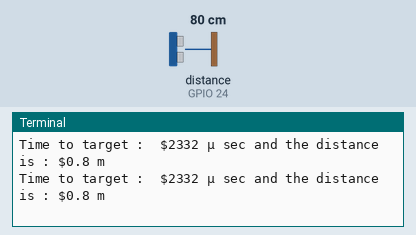
The program below on a simulated Raspberry Pi (BCM pin numbers). On the bench: the last lines printed to the terminal. Inputs (shaded band) come from the test bench; at power-on: distance to the obstacle (sensor on GPIO 24) 80 cm. The echo pulse lasts 58.3 µs per cm; the clock reads 2024-03-15 10:24:30 at power-on unless the program sets it.

Above: at 1.2 s.
1.3 s: distance to the obstacle (sensor on GPIO 24) set to 2 cm
At 2.6 s:
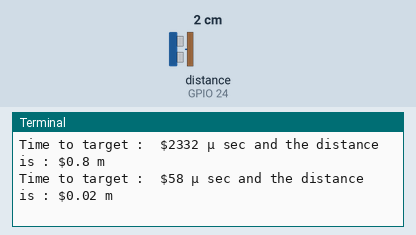
2.8 s: distance to the obstacle (sensor on GPIO 24) set to 4 cm
At 3.8 s:
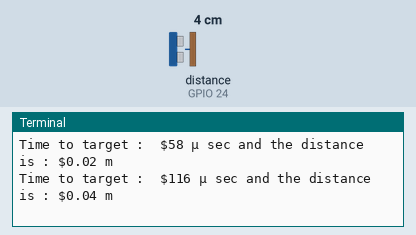
Timing chart, 0 to 5.8 s (numbered marks = the images above; inputs shaded):
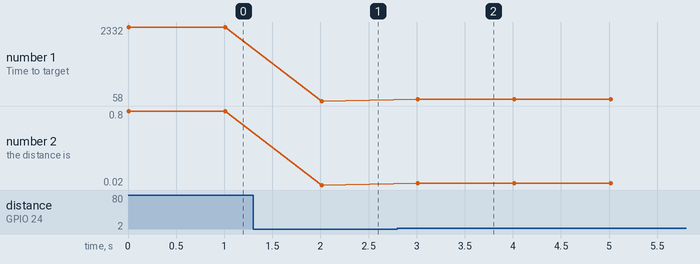

The program:

TestingUltrasonicSensor.py
```python
import RPi.GPIO as GPIO
import time
GPIO.setmode(GPIO.BCM)
trigPin = 23
echoPin = 24
GPIO.setup(trigPin,GPIO.OUT)
GPIO.setup(echoPin,GPIO.IN)
try:
    while True:
        GPIO.output(trigPin,0)
        time.sleep(2E-6)
        GPIO.output(trigPin,1)
        time.sleep(10E-6)
        GPIO.output(trigPin,0)
        while GPIO.input(echoPin) == 0:
            pass
        echoStartTime = time.time()
        while GPIO.input(echoPin) == 1:
            pass
        echoStopTime = time.time()
        ptt = echoStopTime - echoStartTime
        distance = round(343 * ptt / 2 , 3)
        print(f"Time to target :  ${int(ptt * 1E6 / 2)} µ sec and the distance is : ${distance} m")
        time.sleep(1)
except KeyboardInterrupt:
    GPIO.cleanup()
    print('GPIO Good to Go')
```

Measured:
- after the input at 1.3 s, the terminal: prints a new line after 0.71 s (image 1)
- after the input at 2.8 s, the terminal: prints a new line after 0.21 s (image 2)
- plotted number 1: 2332 → 58 after the input at 1.3 s, 58 → 116 after the input at 2.8 s
- plotted number 2: 0.8 → 0.02 after the input at 1.3 s, 0.02 → 0.04 after the input at 2.8 s
